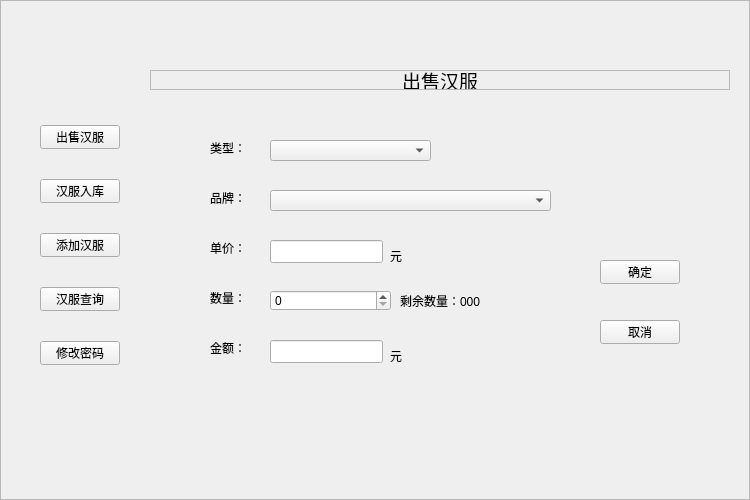
<?xml version="1.0" encoding="UTF-8"?>
<ui version="4.0">
 <class>Widget</class>
 <widget class="QWidget" name="Widget">
  <property name="geometry">
   <rect>
    <x>0</x>
    <y>0</y>
    <width>750</width>
    <height>500</height>
   </rect>
  </property>
  <property name="windowTitle">
   <string>Widget</string>
  </property>
  <property name="styleSheet">
   <string notr="true"/>
  </property>
  <widget class="QStackedWidget" name="stackedWidget">
   <property name="geometry">
    <rect>
     <x>150</x>
     <y>50</y>
     <width>580</width>
     <height>350</height>
    </rect>
   </property>
   <property name="styleSheet">
    <string notr="true">background-image: url(:/images/hehua.jpg);</string>
   </property>
   <property name="currentIndex">
    <number>0</number>
   </property>
   <widget class="QWidget" name="sellPage">
    <widget class="QLabel" name="label">
     <property name="geometry">
      <rect>
       <x>0</x>
       <y>20</y>
       <width>580</width>
       <height>20</height>
      </rect>
     </property>
     <property name="font">
      <font>
       <family>华文新魏</family>
       <pointsize>14</pointsize>
      </font>
     </property>
     <property name="frameShape">
      <enum>QFrame::StyledPanel</enum>
     </property>
     <property name="text">
      <string>出售汉服</string>
     </property>
     <property name="alignment">
      <set>Qt::AlignCenter</set>
     </property>
    </widget>
    <widget class="QLabel" name="label_2">
     <property name="geometry">
      <rect>
       <x>60</x>
       <y>90</y>
       <width>54</width>
       <height>16</height>
      </rect>
     </property>
     <property name="text">
      <string>类型：</string>
     </property>
    </widget>
    <widget class="QLabel" name="label_3">
     <property name="geometry">
      <rect>
       <x>60</x>
       <y>140</y>
       <width>54</width>
       <height>16</height>
      </rect>
     </property>
     <property name="text">
      <string>品牌：</string>
     </property>
    </widget>
    <widget class="QLabel" name="label_4">
     <property name="geometry">
      <rect>
       <x>60</x>
       <y>190</y>
       <width>54</width>
       <height>16</height>
      </rect>
     </property>
     <property name="text">
      <string>单价：</string>
     </property>
    </widget>
    <widget class="QLabel" name="label_5">
     <property name="geometry">
      <rect>
       <x>60</x>
       <y>240</y>
       <width>54</width>
       <height>16</height>
      </rect>
     </property>
     <property name="text">
      <string>数量：</string>
     </property>
    </widget>
    <widget class="QLabel" name="label_6">
     <property name="geometry">
      <rect>
       <x>60</x>
       <y>290</y>
       <width>31</width>
       <height>16</height>
      </rect>
     </property>
     <property name="text">
      <string>金额：</string>
     </property>
    </widget>
    <widget class="QComboBox" name="sellTypeComboBox">
     <property name="geometry">
      <rect>
       <x>120</x>
       <y>90</y>
       <width>161</width>
       <height>21</height>
      </rect>
     </property>
    </widget>
    <widget class="QComboBox" name="sellBrandComboBox">
     <property name="geometry">
      <rect>
       <x>120</x>
       <y>140</y>
       <width>281</width>
       <height>21</height>
      </rect>
     </property>
    </widget>
    <widget class="QLineEdit" name="sellPriceLineEdit">
     <property name="geometry">
      <rect>
       <x>120</x>
       <y>190</y>
       <width>113</width>
       <height>23</height>
      </rect>
     </property>
    </widget>
    <widget class="QLabel" name="label_7">
     <property name="geometry">
      <rect>
       <x>240</x>
       <y>190</y>
       <width>61</width>
       <height>31</height>
      </rect>
     </property>
     <property name="text">
      <string>元</string>
     </property>
    </widget>
    <widget class="QSpinBox" name="sellNumSpinBox">
     <property name="geometry">
      <rect>
       <x>120</x>
       <y>240</y>
       <width>121</width>
       <height>21</height>
      </rect>
     </property>
    </widget>
    <widget class="QLabel" name="sellLastNumLabel">
     <property name="geometry">
      <rect>
       <x>250</x>
       <y>230</y>
       <width>151</width>
       <height>41</height>
      </rect>
     </property>
     <property name="text">
      <string>剩余数量：000</string>
     </property>
    </widget>
    <widget class="QLineEdit" name="sellSumLineEdit">
     <property name="geometry">
      <rect>
       <x>120</x>
       <y>290</y>
       <width>113</width>
       <height>23</height>
      </rect>
     </property>
    </widget>
    <widget class="QLabel" name="label_9">
     <property name="geometry">
      <rect>
       <x>240</x>
       <y>290</y>
       <width>61</width>
       <height>31</height>
      </rect>
     </property>
     <property name="text">
      <string>元</string>
     </property>
    </widget>
    <widget class="QPushButton" name="sellOkBtn_1">
     <property name="geometry">
      <rect>
       <x>160</x>
       <y>350</y>
       <width>80</width>
       <height>24</height>
      </rect>
     </property>
     <property name="text">
      <string>确定</string>
     </property>
    </widget>
    <widget class="QPushButton" name="sellCancelBtn_1">
     <property name="geometry">
      <rect>
       <x>360</x>
       <y>350</y>
       <width>141</width>
       <height>31</height>
      </rect>
     </property>
     <property name="text">
      <string>取消</string>
     </property>
    </widget>
    <widget class="QPushButton" name="sellOkBtn">
     <property name="geometry">
      <rect>
       <x>450</x>
       <y>210</y>
       <width>80</width>
       <height>24</height>
      </rect>
     </property>
     <property name="text">
      <string>确定</string>
     </property>
    </widget>
    <widget class="QPushButton" name="sellCancelBtn">
     <property name="geometry">
      <rect>
       <x>450</x>
       <y>270</y>
       <width>80</width>
       <height>24</height>
      </rect>
     </property>
     <property name="text">
      <string>取消</string>
     </property>
    </widget>
    <zorder>label</zorder>
    <zorder>label_2</zorder>
    <zorder>label_3</zorder>
    <zorder>label_4</zorder>
    <zorder>label_5</zorder>
    <zorder>label_6</zorder>
    <zorder>sellTypeComboBox</zorder>
    <zorder>sellBrandComboBox</zorder>
    <zorder>sellPriceLineEdit</zorder>
    <zorder>label_7</zorder>
    <zorder>sellNumSpinBox</zorder>
    <zorder>sellLastNumLabel</zorder>
    <zorder>sellSumLineEdit</zorder>
    <zorder>label_9</zorder>
    <zorder>sellCancelBtn_1</zorder>
    <zorder>sellOkBtn_1</zorder>
    <zorder>sellOkBtn</zorder>
    <zorder>sellCancelBtn</zorder>
   </widget>
   <widget class="QWidget" name="page">
    <widget class="QLabel" name="label_8">
     <property name="geometry">
      <rect>
       <x>0</x>
       <y>20</y>
       <width>580</width>
       <height>20</height>
      </rect>
     </property>
     <property name="font">
      <font>
       <family>华文新魏</family>
       <pointsize>14</pointsize>
      </font>
     </property>
     <property name="frameShape">
      <enum>QFrame::StyledPanel</enum>
     </property>
     <property name="text">
      <string>汉服入库</string>
     </property>
     <property name="alignment">
      <set>Qt::AlignCenter</set>
     </property>
    </widget>
    <widget class="QLabel" name="label_10">
     <property name="geometry">
      <rect>
       <x>100</x>
       <y>70</y>
       <width>54</width>
       <height>16</height>
      </rect>
     </property>
     <property name="text">
      <string>类型：</string>
     </property>
    </widget>
    <widget class="QLabel" name="label_11">
     <property name="geometry">
      <rect>
       <x>100</x>
       <y>110</y>
       <width>54</width>
       <height>16</height>
      </rect>
     </property>
     <property name="text">
      <string>品牌：</string>
     </property>
    </widget>
    <widget class="QLabel" name="label_12">
     <property name="geometry">
      <rect>
       <x>100</x>
       <y>150</y>
       <width>54</width>
       <height>16</height>
      </rect>
     </property>
     <property name="text">
      <string>单价：</string>
     </property>
    </widget>
    <widget class="QLabel" name="label_13">
     <property name="geometry">
      <rect>
       <x>100</x>
       <y>190</y>
       <width>54</width>
       <height>16</height>
      </rect>
     </property>
     <property name="text">
      <string>数量：</string>
     </property>
    </widget>
    <widget class="QLabel" name="label_14">
     <property name="geometry">
      <rect>
       <x>100</x>
       <y>230</y>
       <width>54</width>
       <height>16</height>
      </rect>
     </property>
     <property name="text">
      <string>金额：</string>
     </property>
    </widget>
    <widget class="QComboBox" name="goodsTypeComboBox">
     <property name="geometry">
      <rect>
       <x>150</x>
       <y>70</y>
       <width>101</width>
       <height>21</height>
      </rect>
     </property>
    </widget>
    <widget class="QComboBox" name="goodsBrandComboBox">
     <property name="geometry">
      <rect>
       <x>150</x>
       <y>110</y>
       <width>201</width>
       <height>21</height>
      </rect>
     </property>
    </widget>
    <widget class="QLineEdit" name="goodsPriceLineEdit">
     <property name="geometry">
      <rect>
       <x>150</x>
       <y>150</y>
       <width>113</width>
       <height>23</height>
      </rect>
     </property>
    </widget>
    <widget class="QSpinBox" name="goodsNumSpinBox">
     <property name="geometry">
      <rect>
       <x>150</x>
       <y>190</y>
       <width>101</width>
       <height>21</height>
      </rect>
     </property>
    </widget>
    <widget class="QLineEdit" name="goodsSumLineEdit">
     <property name="geometry">
      <rect>
       <x>150</x>
       <y>230</y>
       <width>113</width>
       <height>23</height>
      </rect>
     </property>
    </widget>
    <widget class="QPushButton" name="goodsOkBtn">
     <property name="geometry">
      <rect>
       <x>150</x>
       <y>320</y>
       <width>80</width>
       <height>24</height>
      </rect>
     </property>
     <property name="text">
      <string>确定</string>
     </property>
    </widget>
    <widget class="QPushButton" name="goodsCancelBtn">
     <property name="geometry">
      <rect>
       <x>380</x>
       <y>320</y>
       <width>80</width>
       <height>24</height>
      </rect>
     </property>
     <property name="text">
      <string>取消</string>
     </property>
    </widget>
    <widget class="QLabel" name="label_15">
     <property name="geometry">
      <rect>
       <x>270</x>
       <y>150</y>
       <width>54</width>
       <height>16</height>
      </rect>
     </property>
     <property name="text">
      <string>元</string>
     </property>
    </widget>
    <widget class="QLabel" name="label_16">
     <property name="geometry">
      <rect>
       <x>280</x>
       <y>230</y>
       <width>54</width>
       <height>16</height>
      </rect>
     </property>
     <property name="text">
      <string>元</string>
     </property>
    </widget>
   </widget>
   <widget class="QWidget" name="page_3">
    <widget class="QLabel" name="label_17">
     <property name="geometry">
      <rect>
       <x>0</x>
       <y>20</y>
       <width>580</width>
       <height>20</height>
      </rect>
     </property>
     <property name="font">
      <font>
       <family>华文新魏</family>
       <pointsize>14</pointsize>
      </font>
     </property>
     <property name="frameShape">
      <enum>QFrame::StyledPanel</enum>
     </property>
     <property name="text">
      <string>添加汉服</string>
     </property>
     <property name="alignment">
      <set>Qt::AlignCenter</set>
     </property>
    </widget>
    <widget class="QLabel" name="label_18">
     <property name="geometry">
      <rect>
       <x>90</x>
       <y>90</y>
       <width>54</width>
       <height>16</height>
      </rect>
     </property>
     <property name="text">
      <string>类型：</string>
     </property>
    </widget>
    <widget class="QComboBox" name="newTypeComboBox">
     <property name="geometry">
      <rect>
       <x>140</x>
       <y>90</y>
       <width>121</width>
       <height>21</height>
      </rect>
     </property>
    </widget>
    <widget class="QLabel" name="label_19">
     <property name="geometry">
      <rect>
       <x>90</x>
       <y>130</y>
       <width>54</width>
       <height>16</height>
      </rect>
     </property>
     <property name="text">
      <string>品牌：</string>
     </property>
    </widget>
    <widget class="QLabel" name="label_20">
     <property name="geometry">
      <rect>
       <x>90</x>
       <y>170</y>
       <width>54</width>
       <height>16</height>
      </rect>
     </property>
     <property name="text">
      <string>单价：</string>
     </property>
    </widget>
    <widget class="QLabel" name="label_21">
     <property name="geometry">
      <rect>
       <x>90</x>
       <y>210</y>
       <width>54</width>
       <height>16</height>
      </rect>
     </property>
     <property name="text">
      <string>数量：</string>
     </property>
    </widget>
    <widget class="QLabel" name="label_22">
     <property name="geometry">
      <rect>
       <x>90</x>
       <y>250</y>
       <width>54</width>
       <height>16</height>
      </rect>
     </property>
     <property name="text">
      <string>金额：</string>
     </property>
    </widget>
    <widget class="QPushButton" name="newOkBtn">
     <property name="geometry">
      <rect>
       <x>140</x>
       <y>310</y>
       <width>80</width>
       <height>24</height>
      </rect>
     </property>
     <property name="text">
      <string>确定</string>
     </property>
    </widget>
    <widget class="QPushButton" name="newCancelBtn">
     <property name="geometry">
      <rect>
       <x>310</x>
       <y>310</y>
       <width>80</width>
       <height>24</height>
      </rect>
     </property>
     <property name="text">
      <string>取消</string>
     </property>
    </widget>
    <widget class="QLineEdit" name="newSumLineEdit">
     <property name="geometry">
      <rect>
       <x>140</x>
       <y>250</y>
       <width>113</width>
       <height>23</height>
      </rect>
     </property>
    </widget>
    <widget class="QSpinBox" name="newPriceSpinBox">
     <property name="geometry">
      <rect>
       <x>140</x>
       <y>170</y>
       <width>101</width>
       <height>21</height>
      </rect>
     </property>
    </widget>
    <widget class="QSpinBox" name="newNumSpinBox">
     <property name="geometry">
      <rect>
       <x>140</x>
       <y>210</y>
       <width>101</width>
       <height>21</height>
      </rect>
     </property>
    </widget>
    <widget class="QLabel" name="label_23">
     <property name="geometry">
      <rect>
       <x>250</x>
       <y>170</y>
       <width>54</width>
       <height>16</height>
      </rect>
     </property>
     <property name="text">
      <string>元</string>
     </property>
    </widget>
    <widget class="QLabel" name="label_24">
     <property name="geometry">
      <rect>
       <x>260</x>
       <y>250</y>
       <width>54</width>
       <height>16</height>
      </rect>
     </property>
     <property name="text">
      <string>元</string>
     </property>
    </widget>
    <widget class="QLineEdit" name="newBrandLineEdit">
     <property name="geometry">
      <rect>
       <x>140</x>
       <y>130</y>
       <width>271</width>
       <height>21</height>
      </rect>
     </property>
    </widget>
   </widget>
   <widget class="QWidget" name="page_4">
    <widget class="QLabel" name="label_25">
     <property name="geometry">
      <rect>
       <x>0</x>
       <y>20</y>
       <width>580</width>
       <height>20</height>
      </rect>
     </property>
     <property name="font">
      <font>
       <family>华文新魏</family>
       <pointsize>14</pointsize>
      </font>
     </property>
     <property name="frameShape">
      <enum>QFrame::StyledPanel</enum>
     </property>
     <property name="text">
      <string>汉服查询</string>
     </property>
     <property name="alignment">
      <set>Qt::AlignCenter</set>
     </property>
    </widget>
    <widget class="QLabel" name="label_26">
     <property name="geometry">
      <rect>
       <x>60</x>
       <y>80</y>
       <width>54</width>
       <height>16</height>
      </rect>
     </property>
     <property name="text">
      <string>类型：</string>
     </property>
    </widget>
    <widget class="QLabel" name="label_27">
     <property name="geometry">
      <rect>
       <x>60</x>
       <y>120</y>
       <width>54</width>
       <height>16</height>
      </rect>
     </property>
     <property name="text">
      <string>品牌：</string>
     </property>
    </widget>
    <widget class="QComboBox" name="queryTypeComboBox">
     <property name="geometry">
      <rect>
       <x>130</x>
       <y>80</y>
       <width>141</width>
       <height>21</height>
      </rect>
     </property>
    </widget>
    <widget class="QComboBox" name="queryBrandComboBox">
     <property name="geometry">
      <rect>
       <x>130</x>
       <y>120</y>
       <width>221</width>
       <height>21</height>
      </rect>
     </property>
    </widget>
    <widget class="QPushButton" name="queryPushButton">
     <property name="geometry">
      <rect>
       <x>430</x>
       <y>80</y>
       <width>111</width>
       <height>51</height>
      </rect>
     </property>
     <property name="text">
      <string>查询</string>
     </property>
    </widget>
    <widget class="QTableView" name="tableView">
     <property name="geometry">
      <rect>
       <x>20</x>
       <y>150</y>
       <width>541</width>
       <height>191</height>
      </rect>
     </property>
    </widget>
   </widget>
   <widget class="QWidget" name="page_5">
    <widget class="QLabel" name="label_28">
     <property name="geometry">
      <rect>
       <x>0</x>
       <y>20</y>
       <width>580</width>
       <height>20</height>
      </rect>
     </property>
     <property name="font">
      <font>
       <family>华文新魏</family>
       <pointsize>14</pointsize>
      </font>
     </property>
     <property name="frameShape">
      <enum>QFrame::StyledPanel</enum>
     </property>
     <property name="text">
      <string>修改密码</string>
     </property>
     <property name="alignment">
      <set>Qt::AlignCenter</set>
     </property>
    </widget>
    <widget class="QLabel" name="label_29">
     <property name="geometry">
      <rect>
       <x>100</x>
       <y>100</y>
       <width>54</width>
       <height>16</height>
      </rect>
     </property>
     <property name="text">
      <string>原密码：</string>
     </property>
    </widget>
    <widget class="QLabel" name="label_30">
     <property name="geometry">
      <rect>
       <x>100</x>
       <y>170</y>
       <width>54</width>
       <height>16</height>
      </rect>
     </property>
     <property name="text">
      <string>新密码：</string>
     </property>
    </widget>
    <widget class="QLineEdit" name="oldPwdLineEdit">
     <property name="geometry">
      <rect>
       <x>160</x>
       <y>100</y>
       <width>113</width>
       <height>23</height>
      </rect>
     </property>
    </widget>
    <widget class="QLineEdit" name="newPwdLineEdit">
     <property name="geometry">
      <rect>
       <x>160</x>
       <y>170</y>
       <width>113</width>
       <height>23</height>
      </rect>
     </property>
    </widget>
    <widget class="QPushButton" name="changePwdBtn">
     <property name="geometry">
      <rect>
       <x>230</x>
       <y>240</y>
       <width>131</width>
       <height>51</height>
      </rect>
     </property>
     <property name="text">
      <string>确定</string>
     </property>
    </widget>
   </widget>
   <widget class="QWidget" name="page_2"/>
  </widget>
  <widget class="QWidget" name="layoutWidget">
   <property name="geometry">
    <rect>
     <x>20</x>
     <y>110</y>
     <width>120</width>
     <height>275</height>
    </rect>
   </property>
   <layout class="QVBoxLayout" name="verticalLayout" stretch="0,0,0,0,0">
    <property name="spacing">
     <number>30</number>
    </property>
    <property name="leftMargin">
     <number>20</number>
    </property>
    <property name="topMargin">
     <number>15</number>
    </property>
    <property name="rightMargin">
     <number>20</number>
    </property>
    <property name="bottomMargin">
     <number>20</number>
    </property>
    <item>
     <widget class="QPushButton" name="sellBtn">
      <property name="text">
       <string>出售汉服</string>
      </property>
     </widget>
    </item>
    <item>
     <widget class="QPushButton" name="buyBtn">
      <property name="text">
       <string>汉服入库</string>
      </property>
     </widget>
    </item>
    <item>
     <widget class="QPushButton" name="addBtn">
      <property name="text">
       <string>添加汉服</string>
      </property>
     </widget>
    </item>
    <item>
     <widget class="QPushButton" name="queryBtn">
      <property name="text">
       <string>汉服查询</string>
      </property>
     </widget>
    </item>
    <item>
     <widget class="QPushButton" name="passwordBtn">
      <property name="text">
       <string>修改密码</string>
      </property>
     </widget>
    </item>
   </layout>
  </widget>
  <widget class="QFrame" name="frame">
   <property name="geometry">
    <rect>
     <x>0</x>
     <y>0</y>
     <width>750</width>
     <height>500</height>
    </rect>
   </property>
   <property name="styleSheet">
    <string notr="true">QFrame#frame{
border-image: url(:/water_black.jpg);
}
</string>
   </property>
   <property name="frameShape">
    <enum>QFrame::StyledPanel</enum>
   </property>
   <property name="frameShadow">
    <enum>QFrame::Raised</enum>
   </property>
  </widget>
  <zorder>frame</zorder>
  <zorder>stackedWidget</zorder>
  <zorder>layoutWidget</zorder>
 </widget>
 <resources/>
 <connections/>
</ui>
